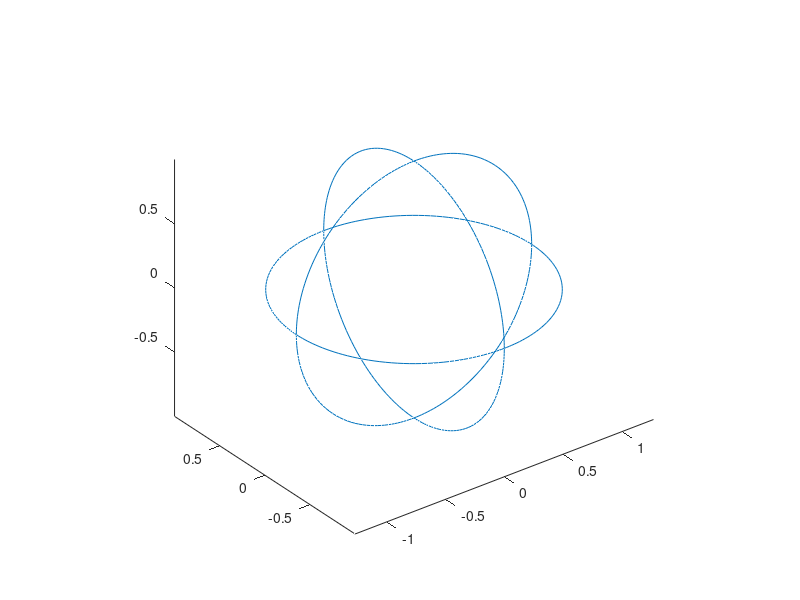
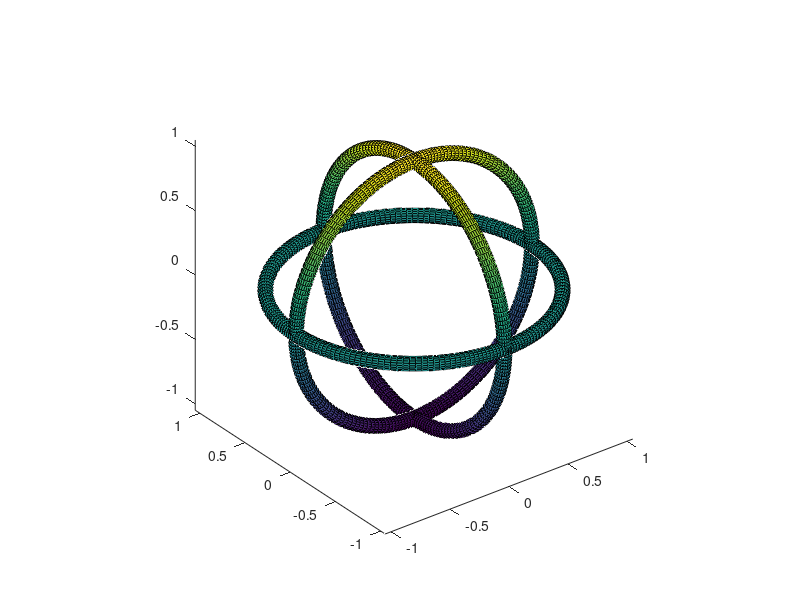

Reproduce these figures in MATLAB, in order.
function sphericalOcta
% spherical Octahedron
vert=[1 0 0
    -1 0 0
    0 1 0
    0 -1 0
    0 0 1
    0 0 -1];
face=[3 5 2
    5 3 1
    6 3 2
    3 6 1
    4 5 1
    5 4 2
    4 6 2
    6 4 1];
pairs=uniquePair2(face);

tubeLineX=zeros(length(pairs),50);
tubeLineY=zeros(length(pairs),50);
tubeLineZ=zeros(length(pairs),50);

for n=1:length(pairs)
    verNo=pairs(n,:);
    [xnew,ynew,znew]=pointsOnLine2(vert(verNo,1),vert(verNo,2),vert(verNo,3));
    [xnew,ynew,znew]=onSphere(xnew,ynew,znew);
    line(xnew,ynew,znew);
    tubeLineX(n,:)=xnew;
    tubeLineY(n,:)=ynew;
    tubeLineZ(n,:)=znew;
end
axis equal
view(3);

figure
for n=1:length(pairs)
    verts = {[tubeLineX(n,:)' tubeLineY(n,:)' tubeLineZ(n,:)']};
    daspect([1 1 1])
    streamtube(verts,0.1);
end
view(3);
axis equal
end

function [xnew,ynew,znew] = pointsOnLine2(x,y,z)
dvec=[x(2)-x(1) y(2)-y(1) z(2)-z(1)];
dist=sqrt(dvec(1).^2+dvec(2).^2+dvec(3).^2 );
points=linspace(0,1,50);
xnew=x(1)+points.*dvec(1);
ynew=y(1)+points.*dvec(2);
znew=z(1)+points.*dvec(3);
end

function [xnew,ynew,znew] = pointsOnLine(x,y,z)
xoff=x(1);
yoff=y(1);
zoff=z(1);
x=x-xoff;
y=y-yoff;
z=z-zoff;
[th,phi,r]=cart2sph(x,y,z);
newRads=linspace(r(1),r(2),50);
[xnew,ynew,znew]=sph2cart(th(2),phi(2),newRads);
xnew=xnew+xoff;
ynew=ynew+yoff;
znew=znew+zoff;
end

function  [xnew,ynew,znew]=onSphere(x,y,z)
S = sqrt(1./(x.^2+y.^2+z.^2));
xnew = x.*S;
ynew = y.*S;
znew = z.*S;
end

function [pair]=uniquePair(faces);
[row,col]=size(faces);
pair=[];
for n=1:row
    index=faces(n,:);
    for m=1:col-1
        pair=[pair;index(m) index(m+1)];
    end
end
pair = unique(pair,'rows');
end

function [pair]=uniquePair2(faces);
[row,col]=size(faces);
pair=[];
for n=1:row
    index=faces(n,:);
    for m=1:col-1
        pair=[pair;index(m) index(m+1)];
    end
    pair=[pair;index(1) index(m+1)];
end
maxFace=max(max(faces));
ind=nchoosek(1:maxFace,2);
pair=unique(pair,'rows');
pair=unique([pair ; fliplr(pair)],'rows');
pair=intersect(pair,ind,'rows');
end
